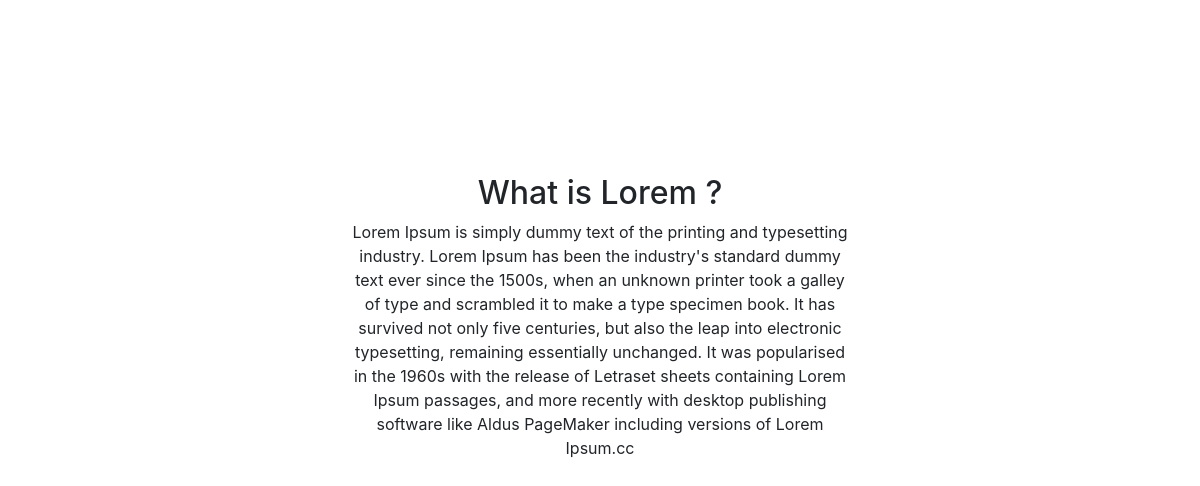
The app's page /article.php?id=7 (signed in) with its own data.
### tables this page shows
CREATE TABLE `posts` (
  `id` int(11) NOT NULL,
  `id_user` varchar(255) NOT NULL,
  `title` varchar(255) NOT NULL,
  `description` text NOT NULL,
  `img` varchar(255) NOT NULL
);

### func.php (called while the page is built, shortened)
<?php
function get_posts()
{
	global $pdo;
	$sql = 'SELECT * FROM posts WHERE id=:id';
	$params = [':id' => $_GET['id']];
	$statement = $pdo->prepare($sql);
	$statement->execute($params);
	$post = $statement->fetch();
	return $post;
}
?>

### article.php (the view, shortened to what this page needs)
<?php
require 'db.php';
require 'func.php';
$post = get_posts();
?>
<!doctype html>
<html lang="en">
  <head>
    <link href="assets/css/bootstrap.css" rel="stylesheet">
    <link href="assets/css/style.css" rel="stylesheet">
  </head>
  <body>
    <div class="form-wrapper text-center">
      <h2><?=$post['title']?></h2>
      <p>
        <?=$post['description']?>
      </p>
    </div>
  </body>
</html>

### assets/css/style.css (style rules this page uses)
.form-wrapper { width: 500px; margin:150px auto 0px; }
:root { --jumbotron-padding-y: 3rem; }

### records on screen
posts: title "What is Lorem ?", description "Lorem Ipsum is simply dummy text of the printing and typesetting industry. Lorem Ipsum has been the industry's standard dummy text ever since the 1500s, when an unknown printer took a galley of type and scrambled it to make a type specimen book. It has survived not only five centuries, but also the leap into electronic typesetting, remaining essentially unchanged. It was popularised in the 1960s with the release of Letraset sheets containing Lorem Ipsum passages, and more recently with desktop publishing software like Aldus PageMaker including versions of Lorem Ipsum.cc"
